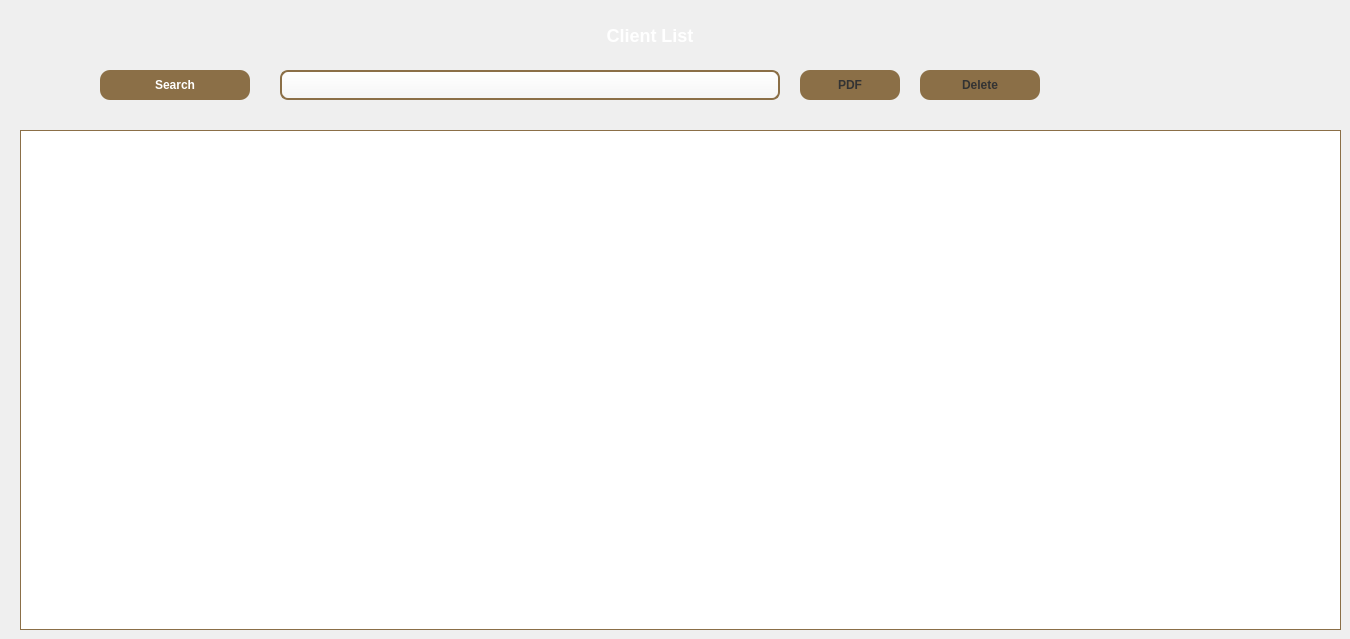
        <widget class="QWidget" name="tab_view">
         <property name="styleSheet">
          <string notr="true">
           QLineEdit {
            background: qlineargradient(x1:0, y1:0, x2:0, y2:1, stop:0 #FFFFFF, stop:1 #F5F5F5);
            border: 2px solid #8B6F47;
            border-radius: 8px;
            padding: 3px 12px;
            font-size: 14px;
            color: #333;
            selection-background-color: #8B6F47;
            selection-color: white;
        }
        QLineEdit:hover {
            border: 2px solid #A0825A;
            background: qlineargradient(x1:0, y1:0, x2:0, y2:1, stop:0 #FFFFFF, stop:1 #FAFAFA);
        }
        QLineEdit:focus {
            border: 2px solid #8B4513; 
            background: #FFFAF0;
        }
     </string>
         </property>
         <attribute name="title">
          <string>View Clients</string>
         </attribute>
         <widget class="QLabel" name="label_titre_liste">
          <property name="geometry">
           <rect>
            <x>500</x>
            <y>20</y>
            <width>300</width>
            <height>30</height>
           </rect>
          </property>
          <property name="styleSheet">
           <string notr="true">font-size: 18px; font-weight: bold; color: white;</string>
          </property>
          <property name="text">
           <string>Client List</string>
          </property>
          <property name="alignment">
           <set>Qt::AlignmentFlag::AlignCenter</set>
          </property>
         </widget>
         <widget class="QPushButton" name="btn_search">
          <property name="geometry">
           <rect>
            <x>100</x>
            <y>70</y>
            <width>150</width>
            <height>30</height>
           </rect>
          </property>
          <property name="styleSheet">
           <string notr="true">QPushButton { background-color: #8B6F47; border-radius: 10px; color: white; font-weight: bold; } QPushButton:hover { background-color: #FFF; border: 2px solid #8B6F47; color: #8B6F47; }</string>
          </property>
          <property name="text">
           <string>Search</string>
          </property>
         </widget>
         <widget class="QLineEdit" name="le_recherche">
          <property name="geometry">
           <rect>
            <x>280</x>
            <y>70</y>
            <width>500</width>
            <height>30</height>
           </rect>
          </property>
          <property name="styleSheet">
           <string notr="true"/>
          </property>
         </widget>
         <widget class="QTableView" name="tableView">
          <property name="geometry">
           <rect>
            <x>20</x>
            <y>130</y>
            <width>1321</width>
            <height>500</height>
           </rect>
          </property>
          <property name="styleSheet">
           <string notr="true">
       QHeaderView::section { background-color: #8B6F47; color: white; font-weight: bold; border: none; padding: 5px; }
       QTableView { border: 1px solid #8B6F47; selection-background-color: #E0E0E0; selection-color: white; }
      </string>
          </property>
         </widget>
         <widget class="QPushButton" name="btn_pdf">
          <property name="geometry">
           <rect>
            <x>800</x>
            <y>70</y>
            <width>100</width>
            <height>30</height>
           </rect>
          </property>
          <property name="styleSheet">
           <string notr="true">QPushButton { background-color: #8B6F47; border-radius: 10px; color: #333; font-weight: bold; } QPushButton:hover { background-color: #FFF; border: 2px solid #8B6F47; color: #8B6F47; }</string>
          </property>
          <property name="text">
           <string>PDF</string>
          </property>
         </widget>
         <widget class="QPushButton" name="btn_delete">
          <property name="geometry">
           <rect>
            <x>920</x>
            <y>70</y>
            <width>120</width>
            <height>30</height>
           </rect>
          </property>
          <property name="styleSheet">
           <string notr="true">QPushButton { background-color: #8B6F47; border-radius: 10px; color: #333; font-weight: bold; } QPushButton:hover { background-color: #FFF; border: 2px solid #8B6F47; color: #8B6F47; }</string>
          </property>
          <property name="text">
           <string>Delete</string>
          </property>
          <property name="icon">
           <iconset resource="resources.qrc">
            <normaloff>:/assets/delete.png</normaloff>:/assets/delete.png</iconset>
          </property>
          <property name="iconSize">
           <size>
            <width>24</width>
            <height>24</height>
           </size>
          </property>
         </widget>
        </widget>
